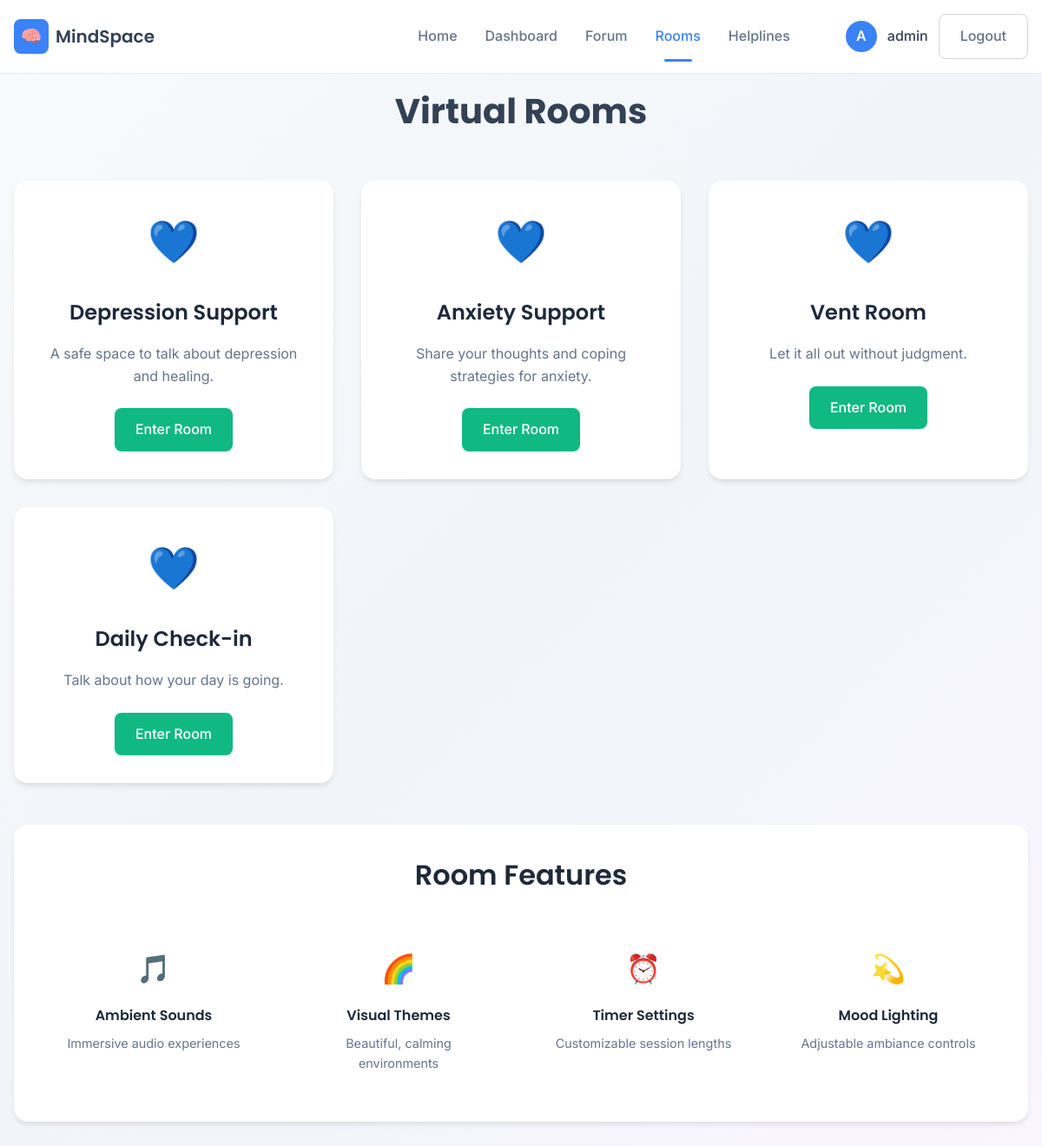
The app's page /resources/ (signed in) with its own data.
### mind/models.py (models this page shows, shortened)
class Room(models.Model):
    id = models.UUIDField(primary_key=True, default=uuid.uuid4, editable=False)
    title = models.CharField(max_length=200)
    description = models.TextField(blank=True)
    created_at = models.DateTimeField(auto_now_add=True)
    is_public = models.BooleanField(default=True)

### mind/views.py (the view)
# urls.py: path("resources/", views.resources, name="resources"),  # <-- your rooms page
@login_required(login_url='')
def resources(request):
    rooms = Room.objects.all()
    return render(request, "resources.html", {"rooms": rooms})

### templates/resources.html (shortened to what this page needs)
{% extends "base.html" %}
{% block content %}
<main class="page active">
    <div class="container">
        <h1 class="page-header">Virtual Rooms</h1>
        <div class="resources-grid">
            {% for room in rooms %}
            <div class="resource-card">
                <div class="resource-icon">💙</div>
                <h3>{{ room.title }}</h3>
                <p>{{ room.description }}</p>
                <a href="{% url 'chat_room' room.id %}" class="btn btn-secondary">Enter Room</a>
            </div>
            {% empty %}
            <p>No rooms available yet.</p>
            {% endfor %}
        </div>
        <section class="card self-care-card">
            <h2>Room Features</h2>
            <div class="self-care-grid">
                <div class="self-care-tip">
                    <div class="tip-icon">🎵</div>
                    <h4>Ambient Sounds</h4>
                    <p>Immersive audio experiences</p>
                </div>
                <div class="self-care-tip">
                    <div class="tip-icon">🌈</div>
                    <h4>Visual Themes</h4>
                    <p>Beautiful, calming environments</p>
                </div>
                <div class="self-care-tip">
                    <div class="tip-icon">⏰</div>
                    <h4>Timer Settings</h4>
                    <p>Customizable session lengths</p>
                </div>
                <div class="self-care-tip">
                    <div class="tip-icon">💫</div>
                    <h4>Mood Lighting</h4>
                    <p>Adjustable ambiance controls</p>
                </div>
            </div>
        </section>
    </div>
</main>
{% endblock %}

### templates/base.html (shortened to what this page needs)
{% load static %}
<!DOCTYPE html>
<html lang="en">
<head>
    <link rel="stylesheet" href="{% static 'css/styles.css' %}">
</head>
<body>
    <nav id="navbar">
        <div class="nav-container">
            <div class="nav-brand" data-testid="logo-mindspace">
                <div class="logo">🧠</div>
                <span class="brand-name">MindSpace</span>
            </div>
            <div class="nav-links" id="navLinks">
                <a href="{% url 'apphome' %}" class="nav-link {% if request.path == '/' %}active{% endif %}" data-testid="nav-link-landing">Home</a>
                <a href="{% url 'dashboard' %}" class="nav-link {% if request.path == '/dashboard/' %}active{% endif %}" data-testid="nav-link-dashboard">Dashboard</a>
                <a href="{% url 'forum' %}" class="nav-link {% if request.path == '/forum/' %}active{% endif %}" data-testid="nav-link-forum">Forum</a>
                <a href="{% url 'resources' %}" class="nav-link {% if request.path == '/resources/' %}active{% endif %}" data-testid="nav-link-resources">Rooms</a>
                <a href="{% url 'emergency' %}" class="nav-link {% if request.path == '/emergency/' %}active{% endif %}" data-testid="nav-link-emergency">Helplines</a>
                <div class="nav-auth">
                    {% if user.is_authenticated %}
                        <div class="user-menu">
                            <div class="user-initials-icon">
                                {{ user.username|first|upper }}
                            </div>
                            <span class="username-display">{{ user.username }}</span>
                            <a href="{% url 'logout' %}" class="btn btn-secondary btn-logout">Logout</a>
                        </div>
                    {% else %}
                        <a href="{% url 'login' %}" class="btn btn-primary">Login</a>
                    {% endif %}
                </div>
            </div>
        </div>
    </nav>
    {% block content %}
    {% endblock %}
</body>
</html>

### static/css/styles.css (style rules this page uses)
* { margin: 0; padding: 0; box-sizing: border-box; }
body { font-family: "Inter", sans-serif; background: linear-gradient(135deg, #f8fafc 0%, #f1f5f9 50%, #faf5ff 100%); color: #334155; line-height: 1.6; min-height: 100vh; }
.container { max-width: 1200px; margin: 0 auto; padding: 0 1rem; }
h1, h2, h3, h4 { font-family: "Poppins", sans-serif; font-weight: 600; }
h1 { font-size: 2.5rem; font-weight: 700; }
h2 { font-size: 2rem; }
h3 { font-size: 1.5rem; }
#navbar { position: fixed; top: 0; left: 0; right: 0; background: rgba(255, 255, 255, 0.95); backdrop-filter: blur(10px); border-bottom: 1px solid #e2e8f0; z-index: 1000; padding: 1rem 0; }
.nav-container { max-width: 1200px; margin: 0 auto; padding: 0 1rem; display: flex; justify-content: space-between; align-items: center; }
.nav-brand { display: flex; align-items: center; gap: 0.5rem; text-decoration: none; }
.logo { width: 40px; height: 40px; background: #3b82f6; border-radius: 0.5rem; display: flex; align-items: center; justify-content: center; font-size: 1.2rem; }
.brand-name { font-family: "Poppins", sans-serif; font-weight: 600; font-size: 1.25rem; color: #334155; }
.nav-links { display: flex; align-items: center; gap: 2rem; }
.nav-link { text-decoration: none; color: #64748b; font-weight: 500; padding: 0.5rem 0; position: relative; transition: all 0.3s ease; }
.nav-link.active { color: #3b82f6; }
.nav-link.active::after { content: ""; position: absolute; bottom: -0.5rem; left: 50%; transform: translateX(-50%); width: 2rem; height: 3px; background: #3b82f6; border-radius: 2px; }
.nav-auth { display: flex; align-items: center; gap: 1rem; margin-left: 2rem; }
.user-menu { display: flex; align-items: center; gap: 0.75rem; }
.user-initials-icon { display: flex; justify-content: center; align-items: center; width: 36px; height: 36px; border-radius: 50%; background-color: #3b82f6; color: #fff; font-weight: 600; font-size: 1rem; }
.username-display { font-weight: 500; color: #334155; }
.btn-logout { padding: 0.5rem 1rem; font-size: 0.9rem; background: white !important; color: #64748b !important; border: 1px solid #d1d5db !important; }
main { padding-top: 6rem; min-height: 100vh; }
.page-header { text-align: center; margin-bottom: 3rem; }
.card { background: white; border-radius: 1rem; padding: 2rem; box-shadow: 0 4px 6px -1px rgba(0, 0, 0, 0.1); margin-bottom: 2rem; transition: all 0.3s ease; }
.btn { display: inline-block; text-decoration: none; border-radius: 8px; text-align: center; transition: all 0.3s ease; cursor: pointer; font-weight: 500; padding: 0.75rem 1.5rem; border: none; font-size: 1rem; }
.btn-secondary { background: #10b981; color: white; }
.resources-grid { display: grid; grid-template-columns: repeat(auto-fit, minmax(280px, 1fr)); gap: 2rem; margin-bottom: 3rem; }
.resource-card { background: white; padding: 2rem; border-radius: 1rem; text-align: center; box-shadow: 0 4px 6px -1px rgba(0, 0, 0, 0.1); transition: all 0.3s ease; }
.resource-icon { font-size: 3rem; margin-bottom: 1.5rem; }
.resource-card h3 { margin-bottom: 1rem; color: #1e293b; }
.resource-card p { color: #64748b; margin-bottom: 1.5rem; }
.self-care-card h2 { text-align: center; margin-bottom: 2rem; color: #1e293b; }
.self-care-grid { display: grid; grid-template-columns: repeat(auto-fit, minmax(200px, 1fr)); gap: 1.5rem; }
.self-care-tip { text-align: center; padding: 1.5rem; }
.tip-icon { font-size: 2rem; margin-bottom: 1rem; }
.self-care-tip h4 { margin-bottom: 0.5rem; color: #1e293b; }
.self-care-tip p { color: #64748b; font-size: 0.9rem; }

### records on screen
Room: title "Depression Support", description "A safe space to talk about depression and healing."
Room: title "Anxiety Support", description "Share your thoughts and coping strategies for anxiety."
Room: title "Vent Room", description "Let it all out without judgment."
Room: title "Daily Check-in", description "Talk about how your day is going."

### other values on screen
{{ user.username|first|upper }} "A"
{{ user.username }} "admin"
